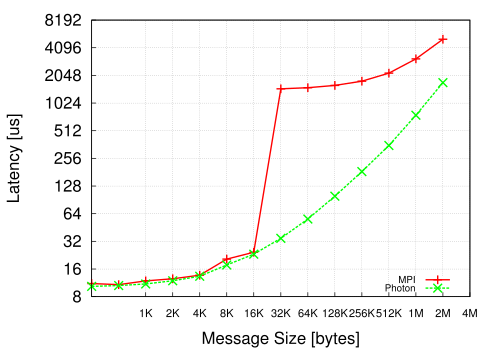

Reproduce this figure in gnuplot.
set grid
set key samplen 2 spacing .5 font ",14" noreverse enhanced autotitles nobox
set ylabel "Latency [us]"
set xlabel "Message Size [bytes]"
set style data linespoints
set term post eps enhanced color 24
set style line 1 linetype 1 lw 4 ps 2
set style line 2 linetype 2 lw 4 ps 2
set style line 3 linetype 3 lw 4 ps 2
set style line 4 linetype 4 lw 4 ps 2
set style line 5 linetype 5 lw 4 ps 2
set style line 6 linetype 6 lw 4 ps 2
set style line 7 linetype 7 lw 4 ps 2
set style line 8 linetype 8 lw 4 ps 2
set style line 9 linetype 9 lw 4 ps 2
set style line 10 linetype 1 lw 4 ps 2 lc 3
set style line 11 linetype 2 lw 4 ps 2 lc 4
set style line 12 linetype 3 lw 4 ps 2 lc 5
set xtics nomirror
set ytics nomirror
#set yrange [1:1000]
set logscale x 2
set xrange [0.25:4096]
set xtics font ",12" 
set xtics ("1K" 1,"2K" 2,"4K" 4,"8K" 8,"16K" 16,"32K" 32,"64K" 64,"128K" 128,"256K" 256,"512K" 512,"1M" 1024,"2M" 2048,"4M" 4096) font ",16" 
set key right bottom
set logscale y 2
set key width -4
plot \
"memget/mpi.dat" using ($1/1024):(($2+$3+$4+$5)/4) title "MPI" w lp ls 1,\
"memget/photon.dat" using ($1/1024):(($2+$3+$4+$5)/4) title "Photon" w lp ls 2
